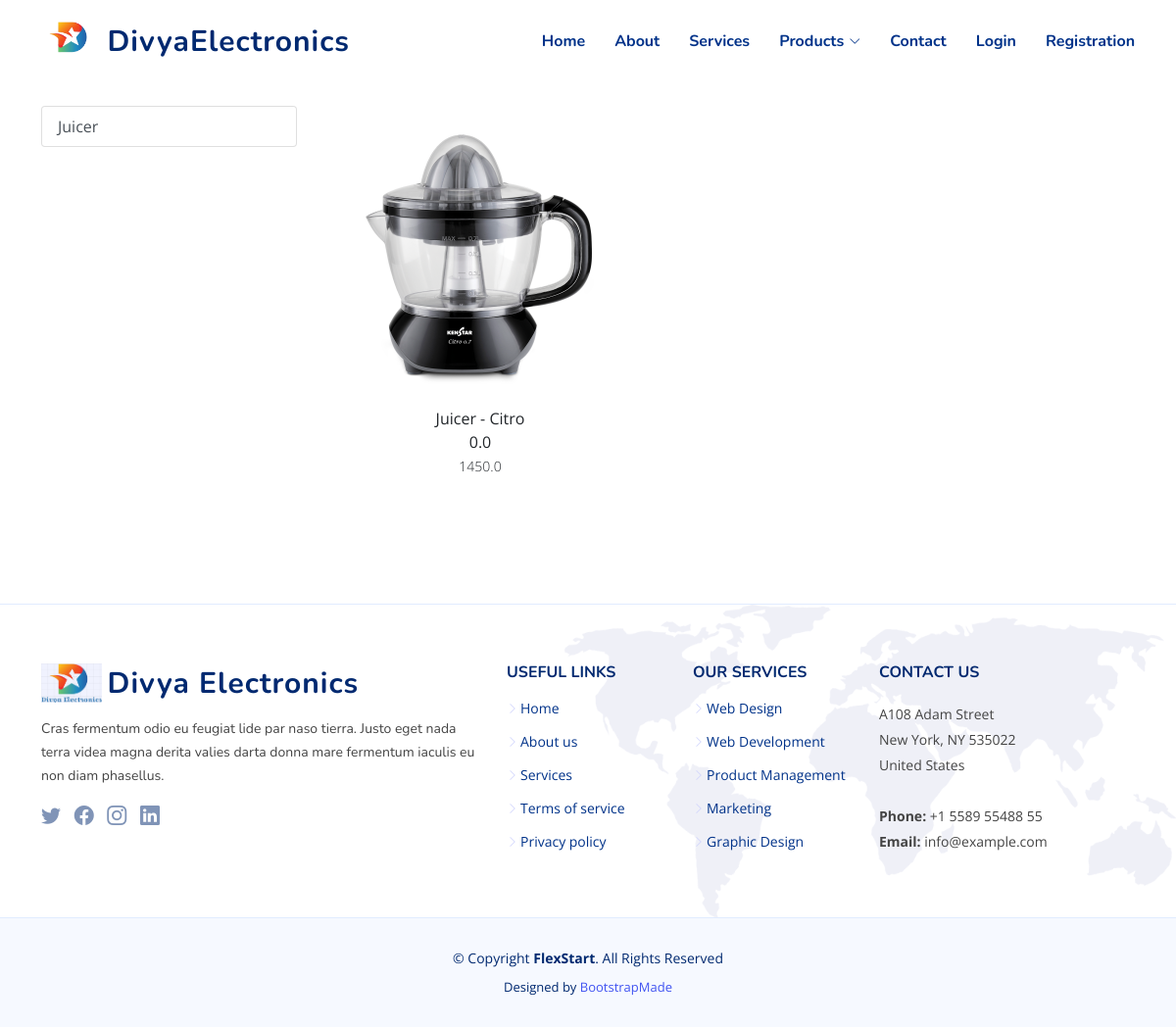
The app's page /juicers/ with its own data.
### home/models.py (models this page shows, shortened)
class Product(models.Model):
 title = models.CharField(max_length=100)
 description = models.TextField()
 selling_price = models.FloatField()
 discounted_price = models.FloatField()
 features = models.TextField()
 warranty = models.CharField(max_length=30)
 technical_specifications = models.TextField()
 category = models.CharField( choices=CATEGORY_CHOICES,max_length=2)
 product_image = models.ImageField(upload_to='productimg')

### home/views.py (the view)
# urls.py: path('juicers/', views.juicers, name='juicers'),
def juicers(request, data=None):
 if data == None:
  juicers = Product.objects.filter(category='J')
 return render(request, 'home/juicers.html', {'juicers':juicers})

### home/templates/home/juicers.html (shortened to what this page needs)
{% extends 'home/base.html' %}
{% load static %}
{% block main-content %}
<section class="inner-page">
<div class="container my-5">
 <div class="row">
  <div class="col-sm-3">
   <div class="list-group">
   	<a href="{% url 'juicers' %}" class="list-group-item
   	list-group-item-action" aria-current="true">Juicer</a>
   </div>
  </div>
  <div class="col-sm-6">
  	<div class="row">
  	 {% for product in juicers %}
  	 <div class="col-sm-3 text-center mb-a">
  	 <a href="{% url 'product-detail' product.id %}"
  	 class="btn">
  	 <div class="item">
  	 <img src="{{product.product_image.url}}" alt=""
  	 height="300" class="">
  	 <div class="fw-blod">{{product.title}}</div>
  	 <div class="fw-blod">{{product.discounted_price}}</div>
  	 <small class="fw-light">{{product.selling_price}}</small></div>
  	 </div>
     </div>
     {% endfor %}
     </div>
   </div>
  </div>
</section>
{% endblock main-content %}

### home/static/home/assets/css/style.css (style rules this page uses)
:root { scroll-behavior: smooth; }
body { font-family: "Open Sans", sans-serif; color: #444444; }
a { color: #4154f1; text-decoration: none; }
section { padding: 60px 0; overflow: hidden; }

### records on screen
Product: product_image (picture), title "Juicer - Citro", discounted_price "0.0", selling_price "1450.0"
